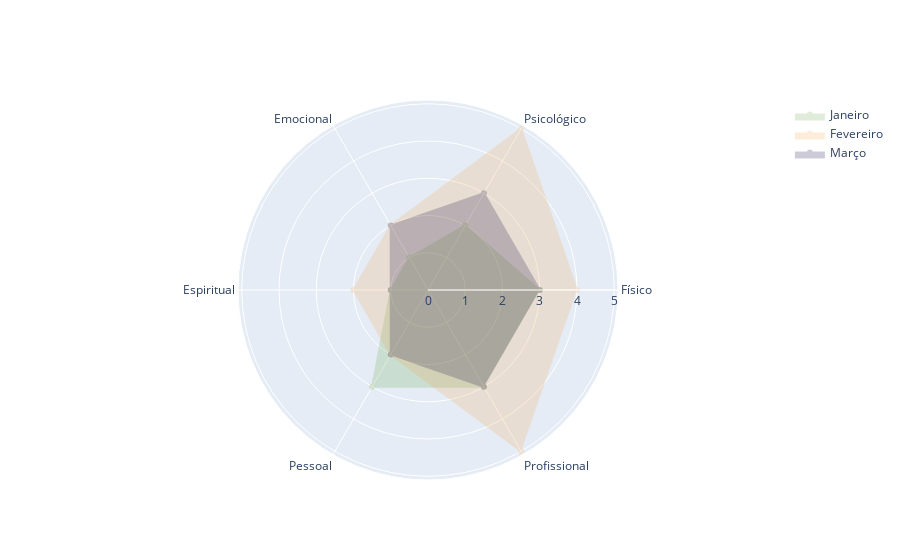

Notebook code for this chart:
### Markdown cell above
# Gráfico

### Code cell
fig = go.Figure()

fig.add_trace(go.Scatterpolar(r = df["janeiro"],
                              theta = df["categorias"],
                              fill = "toself",
                              name = "Janeiro",
                              line = dict(color = "#63A644"),
                              fillcolor = "#63A644",
                              opacity=0.2
                             ))

fig.add_trace(go.Scatterpolar(r = df["fevereiro"],
                              theta = df["categorias"],
                              fill = "toself",
                              name = "Fevereiro",
                              line = dict(color = "#F2A649"),
                              fillcolor = "#F2A649",
                              opacity=0.2
                             ))

fig.add_trace(go.Scatterpolar(r = df["marco"],
                              theta = df["categorias"],
                              fill = "toself",
                              name = "Março",
                            line = dict(color = "#0A0240"),
                              fillcolor = "#0A0240",
                              opacity=0.2
                             ))

fig.show()

### Figure 1 — Plotly figure (JSON) as saved in the notebook; plotly's stock layout.template omitted (floating-point values rounded to 4 significant figures)
{"data": [{"fill": "toself", "fillcolor": "#63A644", "line": {"color": "#63A644"}, "name": "Janeiro", "opacity": 0.2, "r": [3, 2, 1, 1, 3, 3], "theta": ["Físico", "Psicológico", "Emocional", "Espiritual", "Pessoal", "Profissional"], "type": "scatterpolar"}, {"fill": "toself", "fillcolor": "#F2A649", "line": {"color": "#F2A649"}, "name": "Fevereiro", "opacity": 0.2, "r": [4, 5, 2, 2, 2, 5], "theta": ["Físico", "Psicológico", "Emocional", "Espiritual", "Pessoal", "Profissional"], "type": "scatterpolar"}, {"fill": "toself", "fillcolor": "#0A0240", "line": {"color": "#0A0240"}, "name": "Março", "opacity": 0.2, "r": [3, 3, 2, 1, 2, 3], "theta": ["Físico", "Psicológico", "Emocional", "Espiritual", "Pessoal", "Profissional"], "type": "scatterpolar"}], "layout": {}}
